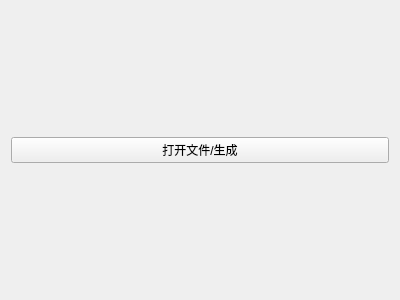
<?xml version="1.0" encoding="UTF-8"?>
<ui version="4.0">
 <class>Widget</class>
 <widget class="QWidget" name="Widget">
  <property name="geometry">
   <rect>
    <x>0</x>
    <y>0</y>
    <width>400</width>
    <height>300</height>
   </rect>
  </property>
  <property name="windowTitle">
   <string>Widget</string>
  </property>
  <layout class="QGridLayout" name="gridLayout">
   <item row="0" column="0">
    <widget class="QPushButton" name="pushButton">
     <property name="text">
      <string>打开文件/生成</string>
     </property>
    </widget>
   </item>
  </layout>
 </widget>
 <layoutdefault spacing="6" margin="11"/>
 <resources/>
 <connections/>
</ui>
